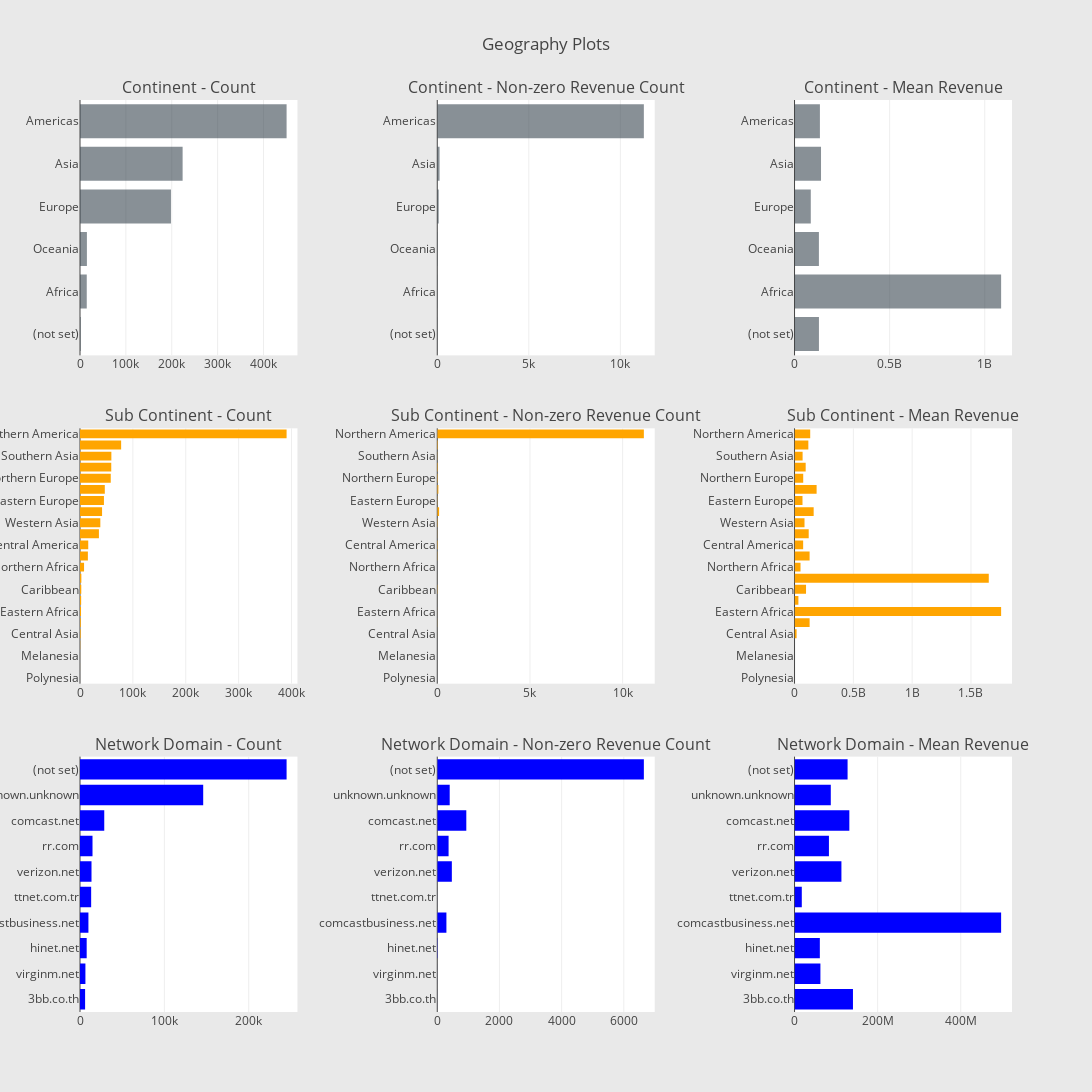

Write notebook code for a chart like this one.
### Code cell
# Continent
cnt_srs = train_df.groupby('geoNetwork.continent')['totals.transactionRevenue'].agg(['size', 'count', 'mean'])
cnt_srs.columns = ["count", "count of non-zero revenue", "mean"]
cnt_srs = cnt_srs.sort_values(by="count", ascending=False)
trace1 = horizontal_bar_chart(cnt_srs["count"].head(10), 'rgba(58, 71, 80, 0.6)')
trace2 = horizontal_bar_chart(cnt_srs["count of non-zero revenue"].head(10), 'rgba(58, 71, 80, 0.6)')
trace3 = horizontal_bar_chart(cnt_srs["mean"].head(10), 'rgba(58, 71, 80, 0.6)')

# Sub-continent
cnt_srs = train_df.groupby('geoNetwork.subContinent')['totals.transactionRevenue'].agg(['size', 'count', 'mean'])
cnt_srs.columns = ["count", "count of non-zero revenue", "mean"]
cnt_srs = cnt_srs.sort_values(by="count", ascending=False)
trace4 = horizontal_bar_chart(cnt_srs["count"], 'orange')
trace5 = horizontal_bar_chart(cnt_srs["count of non-zero revenue"], 'orange')
trace6 = horizontal_bar_chart(cnt_srs["mean"], 'orange')

# Network domain
cnt_srs = train_df.groupby('geoNetwork.networkDomain')['totals.transactionRevenue'].agg(['size', 'count', 'mean'])
cnt_srs.columns = ["count", "count of non-zero revenue", "mean"]
cnt_srs = cnt_srs.sort_values(by="count", ascending=False)
trace7 = horizontal_bar_chart(cnt_srs["count"].head(10), 'blue')
trace8 = horizontal_bar_chart(cnt_srs["count of non-zero revenue"].head(10), 'blue')
trace9 = horizontal_bar_chart(cnt_srs["mean"].head(10), 'blue')

# Creating two subplots
fig = tools.make_subplots(rows=3, cols=3, vertical_spacing=0.08, horizontal_spacing=0.15, 
                          subplot_titles=["Continent - Count", "Continent - Non-zero Revenue Count", "Continent - Mean Revenue",
                                          "Sub Continent - Count",  "Sub Continent - Non-zero Revenue Count", "Sub Continent - Mean Revenue",
                                          "Network Domain - Count", "Network Domain - Non-zero Revenue Count", "Network Domain - Mean Revenue"])

fig.append_trace(trace1, 1, 1)
fig.append_trace(trace2, 1, 2)
fig.append_trace(trace3, 1, 3)
fig.append_trace(trace4, 2, 1)
fig.append_trace(trace5, 2, 2)
fig.append_trace(trace6, 2, 3)
fig.append_trace(trace7, 3, 1)
fig.append_trace(trace8, 3, 2)
fig.append_trace(trace9, 3, 3)

fig['layout'].update(height=1500, width=1200, paper_bgcolor='rgb(233,233,233)', title="Geography Plots")
py.iplot(fig, filename='geo-plots')

### Figure 1 — Plotly figure (JSON) as saved in the notebook; plotly's stock layout.template omitted (floating-point values rounded to 4 significant figures)
{"data": [{"marker": {"color": "rgba(58, 71, 80, 0.6)"}, "orientation": "h", "showlegend": false, "type": "bar", "uid": "ef3c2aad-f968-48f8-a1f7-7389c0e54de6", "x": [1468, 14745, 15054, 198311, 223698, 450377], "xaxis": "x", "y": ["(not set)", "Africa", "Oceania", "Europe", "Asia", "Americas"], "yaxis": "y"}, {"marker": {"color": "rgba(58, 71, 80, 0.6)"}, "orientation": "h", "showlegend": false, "type": "bar", "uid": "fff793f4-49ae-43ec-84e3-2b35d4e027bd", "x": [6, 8, 14, 79, 125, 11283], "xaxis": "x2", "y": ["(not set)", "Africa", "Oceania", "Europe", "Asia", "Americas"], "yaxis": "y2"}, {"marker": {"color": "rgba(58, 71, 80, 0.6)"}, "orientation": "h", "showlegend": false, "type": "bar", "uid": "3e2aa56c-7977-45c9-b0b7-23005834bf3e", "x": [128300000.0, 1085970000, 128100000.0, 85410000.0, 139214720, 133400000.0], "xaxis": "x3", "y": ["(not set)", "Africa", "Oceania", "Europe", "Asia", "Americas"], "yaxis": "y3"}, {"marker": {"color": "orange"}, "orientation": "h", "showlegend": false, "type": "bar", "uid": "1745320b-d76b-4c51-8cd3-cbcd709ff794", "x": [25, 55, 81, 393, 1215, 1468, 1927, 2169, 2406, 2573, 7683, 14893, 15583, 35780, 38443, 41731, 45249, 46919, 58168, 59114, 59321, 77800, 390657], "xaxis": "x4", "y": ["Polynesia", "Micronesian Region", "Melanesia", "Middle Africa", "Central Asia", "(not set)", "Eastern Africa", "Southern Africa", "Caribbean", "Western Africa", "Northern Africa", "Australasia", "Central America", "Southern Europe", "Western Asia", "South America", "Eastern Europe", "Eastern Asia", "Northern Europe", "Western Europe", "Southern Asia", "Southeast Asia", "Northern America"], "yaxis": "y4"}, {"marker": {"color": "orange"}, "orientation": "h", "showlegend": false, "type": "bar", "uid": "0fa986f0-8feb-4c3e-80eb-1157182a3f78", "x": [0, 0, 0, 0, 2, 6, 3, 2, 16, 2, 1, 14, 26, 8, 21, 98, 14, 59, 27, 30, 11, 32, 11143], "xaxis": "x5", "y": ["Polynesia", "Micronesian Region", "Melanesia", "Middle Africa", "Central Asia", "(not set)", "Eastern Africa", "Southern Africa", "Caribbean", "Western Africa", "Northern Africa", "Australasia", "Central America", "Southern Europe", "Western Asia", "South America", "Eastern Europe", "Eastern Asia", "Northern Europe", "Western Europe", "Southern Asia", "Southeast Asia", "Northern America"], "yaxis": "y5"}, {"marker": {"color": "orange"}, "orientation": "h", "showlegend": false, "type": "bar", "uid": "21bb4bfa-20c6-4d71-abd1-fea06357a469", "x": [null, null, null, null, 17490000, 128300000.0, 1756000000.0, 32850000, 97721875, 1651200000, 50960000, 128100000.0, 73290000.0, 120501250, 84810000.0, 162600000.0, 67630000.0, 187700000.0, 73850000.0, 94740000.0, 68600000.0, 117400000.0, 133300000.0], "xaxis": "x6", "y": ["Polynesia", "Micronesian Region", "Melanesia", "Middle Africa", "Central Asia", "(not set)", "Eastern Africa", "Southern Africa", "Caribbean", "Western Africa", "Northern Africa", "Australasia", "Central America", "Southern Europe", "Western Asia", "South America", "Eastern Europe", "Eastern Asia", "Northern Europe", "Western Europe", "Southern Asia", "Southeast Asia", "Northern America"], "yaxis": "y6"}, {"marker": {"color": "blue"}, "orientation": "h", "showlegend": false, "type": "bar", "uid": "c3357b06-d054-4990-8389-b08e2682d89a", "x": [6046, 6414, 7919, 9985, 13228, 13637, 14827, 28743, 146034, 244881], "xaxis": "x7", "y": ["3bb.co.th", "virginm.net", "hinet.net", "comcastbusiness.net", "ttnet.com.tr", "verizon.net", "rr.com", "comcast.net", "unknown.unknown", "(not set)"], "yaxis": "y7"}, {"marker": {"color": "blue"}, "orientation": "h", "showlegend": false, "type": "bar", "uid": "35e573c7-d53c-48fd-80fe-319f0525c264", "x": [1, 1, 11, 294, 1, 469, 364, 934, 400, 6645], "xaxis": "x8", "y": ["3bb.co.th", "virginm.net", "hinet.net", "comcastbusiness.net", "ttnet.com.tr", "verizon.net", "rr.com", "comcast.net", "unknown.unknown", "(not set)"], "yaxis": "y8"}, {"marker": {"color": "blue"}, "orientation": "h", "showlegend": false, "type": "bar", "uid": "e3278224-7708-4c0e-8400-76c6114b4667", "x": [140590000, 62270000, 60890000.0, 497100000.0, 17460000, 112800000.0, 82780000.0, 131900000.0, 87253850, 127700000.0], "xaxis": "x9", "y": ["3bb.co.th", "virginm.net", "hinet.net", "comcastbusiness.net", "ttnet.com.tr", "verizon.net", "rr.com", "comcast.net", "unknown.unknown", "(not set)"], "yaxis": "y9"}], "layout": {"annotations": [{"font": {"size": 16}, "showarrow": false, "text": "Continent - Count", "x": 0.1167, "xanchor": "center", "xref": "paper", "y": 1, "yanchor": "bottom", "yref": "paper"}, {"font": {"size": 16}, "showarrow": false, "text": "Continent - Non-zero Revenue Count", "x": 0.5, "xanchor": "center", "xref": "paper", "y": 1, "yanchor": "bottom", "yref": "paper"}, {"font": {"size": 16}, "showarrow": false, "text": "Continent - Mean Revenue", "x": 0.8833, "xanchor": "center", "xref": "paper", "y": 1, "yanchor": "bottom", "yref": "paper"}, {"font": {"size": 16}, "showarrow": false, "text": "Sub Continent - Count", "x": 0.1167, "xanchor": "center", "xref": "paper", "y": 0.64, "yanchor": "bottom", "yref": "paper"}, {"font": {"size": 16}, "showarrow": false, "text": "Sub Continent - Non-zero Revenue Count", "x": 0.5, "xanchor": "center", "xref": "paper", "y": 0.64, "yanchor": "bottom", "yref": "paper"}, {"font": {"size": 16}, "showarrow": false, "text": "Sub Continent - Mean Revenue", "x": 0.8833, "xanchor": "center", "xref": "paper", "y": 0.64, "yanchor": "bottom", "yref": "paper"}, {"font": {"size": 16}, "showarrow": false, "text": "Network Domain - Count", "x": 0.1167, "xanchor": "center", "xref": "paper", "y": 0.28, "yanchor": "bottom", "yref": "paper"}, {"font": {"size": 16}, "showarrow": false, "text": "Network Domain - Non-zero Revenue Count", "x": 0.5, "xanchor": "center", "xref": "paper", "y": 0.28, "yanchor": "bottom", "yref": "paper"}, {"font": {"size": 16}, "showarrow": false, "text": "Network Domain - Mean Revenue", "x": 0.8833, "xanchor": "center", "xref": "paper", "y": 0.28, "yanchor": "bottom", "yref": "paper"}], "height": 1500, "paper_bgcolor": "rgb(233,233,233)", "title": {"text": "Geography Plots"}, "width": 1200, "xaxis": {"anchor": "y", "domain": [0, 0.2333]}, "xaxis2": {"anchor": "y2", "domain": [0.3833, 0.6167]}, "xaxis3": {"anchor": "y3", "domain": [0.7667, 1.0]}, "xaxis4": {"anchor": "y4", "domain": [0, 0.2333]}, "xaxis5": {"anchor": "y5", "domain": [0.3833, 0.6167]}, "xaxis6": {"anchor": "y6", "domain": [0.7667, 1.0]}, "xaxis7": {"anchor": "y7", "domain": [0, 0.2333]}, "xaxis8": {"anchor": "y8", "domain": [0.3833, 0.6167]}, "xaxis9": {"anchor": "y9", "domain": [0.7667, 1.0]}, "yaxis": {"anchor": "x", "domain": [0.72, 1]}, "yaxis2": {"anchor": "x2", "domain": [0.72, 1]}, "yaxis3": {"anchor": "x3", "domain": [0.72, 1]}, "yaxis4": {"anchor": "x4", "domain": [0.36, 0.64]}, "yaxis5": {"anchor": "x5", "domain": [0.36, 0.64]}, "yaxis6": {"anchor": "x6", "domain": [0.36, 0.64]}, "yaxis7": {"anchor": "x7", "domain": [0, 0.28]}, "yaxis8": {"anchor": "x8", "domain": [0, 0.28]}, "yaxis9": {"anchor": "x9", "domain": [0, 0.28]}}}
